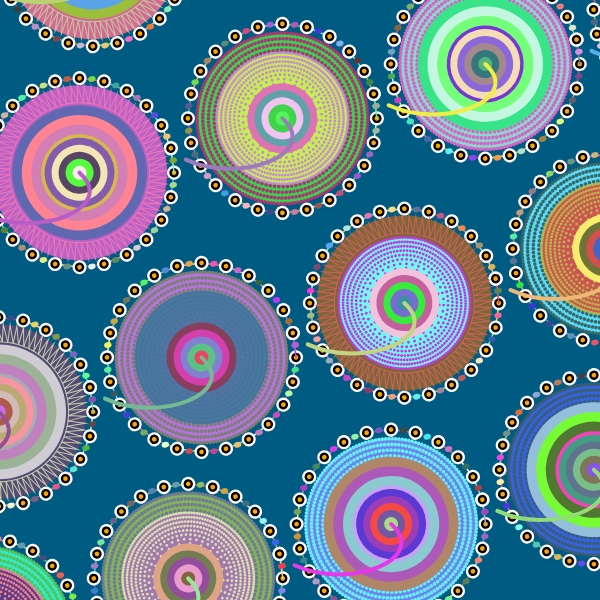
Frame 1 (no input)
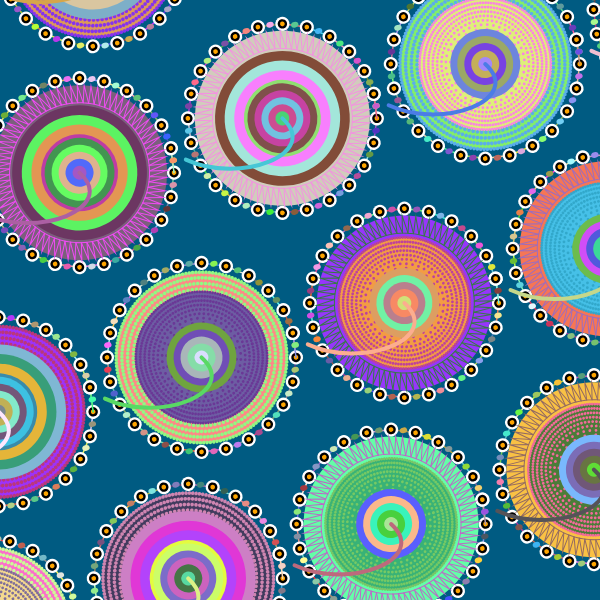
Frame 60 (no input)
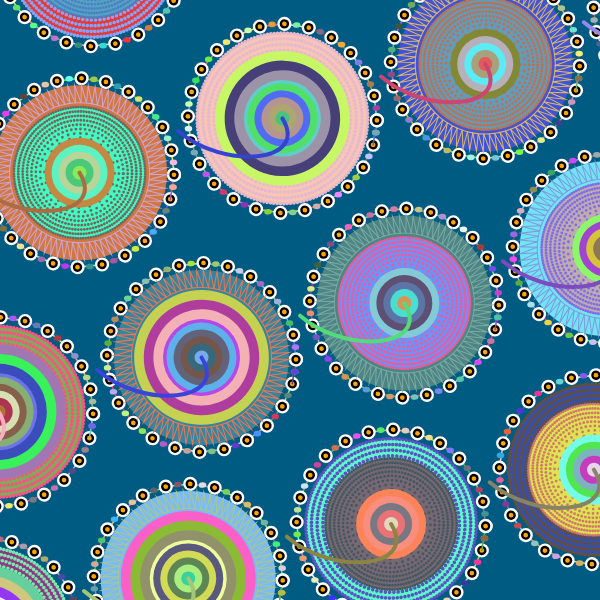
Frame 120 (the mouse pressed at the canvas centre since frame 60)

The p5.js sketch that drew these frames (run headless with seeded random() and noise() and a simulated clock; from frame 60 on, the mouse is pressed at the canvas centre):

// p5.js sketch
// ── sketch.js
let x;
let y;
let rad;
let firstframe = true;

let pos=[];//store the central position of the pattern
let spaceBetween=0;
let isRotate=[];//use an array to record rotate direction of every circle respectively
let isMouseClick=false;//before mouseClick rotation will not happend.

function setup() {
  createCanvas(600, 600);
  background(0, 91, 130);
  rad = 70;
  spaceBetween = rad * 3;
  makeDate();
}

function draw() {
  
  background(0, 91, 130);
  translate(width / 2, height / 2);
  rotate(-PI / 12);
  
  frameRate(20);
  getMouseClickID();
  
  for(let i=0;i<pos.length;i++)
  { 
    drawPattern(pos[i].x, pos[i].y, rad, isRotate[i]);//input the rotetion when drawing the pattern
  }

}

//record the date of every circle
function makeDate()
{
   for (let j = -height; j < height; j += spaceBetween) {
    let offsetX = 0;
    
    // determine if the row odd or even
    if ((j + height) / spaceBetween % 2 == 1) {
      offsetX = rad; //If it's an odd row, move to the right by one radius of a circle.
    }

    for (let i = -width + offsetX; i < width; i += spaceBetween) 
    {
      pos.push(createVector(i, j)); 
      isRotate.push(false);//keep all the circle rotate status anticlockwise
    }
    
  }

}



function getMouseClickID()
{
  if(mouseIsPressed)
  {
    for(let i=0;i<pos.length;i++)
    {
       if(dist(mouseX-width / 2,mouseY-height/2,pos[i].x,pos[i].y) < rad)//if the mouseclick in the range of pos[i], change the direction of rotate.
         isRotate[i]=!isRotate[i]; 
         isMouseClick=true;//if the presses the mouse is pressed the first prerequisite 
       }
    }
  }
 



function drawPattern(centerX, centerY, rad,isRotate) {
  
  push();
  translate(centerX, centerY);
  centerX=0;
  centerY=0;
  /*dafault of isRotate is false, the first click on one of the circle will make this prerequisite true,
   all the circle except the one which is clicked (its isRotate value has been changed in getMouseClickID function)thus begin to anticlockwise rotate*/
  if(isMouseClick){
    if(isRotate)
    {
      rotate(frameCount/20);
      scale(1.2);
    }
    else
    {
     rotate(-frameCount/20); 
    }
  }

  drawOuterRing(centerX, centerY, rad * 1.35);

  let outerLayerChoice = random(1);
  if (outerLayerChoice < 0.5) {
    drawTriangleStripLayer(centerX, centerY, rad * 1.25, 80);
  } else {
    drawDottedLayer(centerX, centerY, rad * 0.65, 8, 20);
  }

  let middleLayerChoice = random(1);
  if (middleLayerChoice < 0.5) {
    drawDottedLayer(centerX, centerY, rad * 0.5, 8, 20);
  } else {
    drawRingLayer(centerX, centerY, rad * 0.55, 4, rad * 0.05);
  }
  drawCore(centerX, centerY, rad);

  drawRandomLine(centerX, centerY, rad * 1.5);
  pop();
}


function getRandomPastelColor() {
  let r = random(50, 255);
  let g = random(50, 255);
  let b = random(50, 255);
  return color(r, g, b);
}


function drawCore(x, y, rad) {
  noStroke(); 
  for (let i = 0; i < 5; i++) {
    let col = getRandomPastelColor();  //use random color
    fill(col);
    let currentRad = rad * (1 - i * 0.2);  // Gradually reduce the radius, starting from the larger ones to avoid overlap.
    ellipse(x, y, currentRad);
  }
}


function drawDottedLayer(x, y, rad, numLayers, dotsPerLayer) {
  let layerOffset = rad / numLayers;  // the distance between every layer
  let angleOffset;
  let dotColor = getRandomPastelColor(); 
  
  // calculate the radius of outerlayer
  let outerLayerRad = rad + (numLayers - 1) * layerOffset;

  fill(getRandomPastelColor());
  ellipse(x, y, outerLayerRad * 2);
  noStroke();
  for (let i = 1; i <= numLayers; i++) {
    let currentRad = rad + (i - 1) * layerOffset;  // radius of current layer
    angleOffset = TWO_PI / (dotsPerLayer * i);  // Angle offset for each point in the current layer.
    let currentDotSize = rad * 0.08;  //Control the size of the dots.
    for (let j = 0; j < TWO_PI; j += angleOffset) {
      let dotX = x + currentRad * cos(j);
      let dotY = y + currentRad * sin(j);
      fill(dotColor);
      ellipse(dotX, dotY, currentDotSize);  
    }
  }
}

//draw ring in middle layer
function drawRingLayer(x, y, rad, numLayers, ringWidth) {
  let layerOffset = rad / numLayers;  // distance between every layer
  
  noStroke();

  for (let i = numLayers; i >= 1; i--) {  //Note the change in loop order here.
    let currentRad = rad + (i - 1) * layerOffset;  //  radius of current layer
    
    fill(getRandomPastelColor()); 
    ellipse(x, y, currentRad * 2, currentRad * 2);  
  }
}

//draw the trangle strip pattern
function drawTriangleStripLayer(x, y, rad, numTriangles) {
  let angleOffset = TWO_PI / numTriangles;  // Angle offset for each triangle.
  
  
  fill(getRandomPastelColor());
  noStroke();
  ellipse(x, y, rad * 2);
  
  let innerRad = rad * 0.8;  // setting the radius of innercircle
  strokeWeight(1);
  stroke(getRandomPastelColor());

  for (let i = 0; i < TWO_PI; i += angleOffset) {
    noFill();
    
    // the centre of the circle
    let centerX = x;
    let centerY = y;
    
    // the first vertex of the trangle, start from the innercircle
    let firstX = centerX + innerRad * cos(i);
    let firstY = centerY + innerRad * sin(i);
    
    // the second vertex of the trangle, extend to outercircle
    let secondX = centerX + rad * cos(i);
    let secondY = centerY + rad * sin(i);
    
    // the third  vertex of the trangle, back to the innercircle
    let thirdX = centerX + innerRad * cos(i + angleOffset);
    let thirdY = centerY + innerRad * sin(i + angleOffset);
    
    beginShape();
    vertex(firstX, firstY);    
    vertex(secondX, secondY);    
    vertex(thirdX, thirdY);      
    endShape(CLOSE);
  }
}


//draw the outerRing surrunding the main circle
function drawOuterRing(centerX, centerY, maxRadius) {
  let angleOffset = radians(15); // setting the interval between every element

  for (let angle = 0; angle < TWO_PI; angle += angleOffset) {
    //draw the shortline between 
    let nextAngle = angle + angleOffset;
    let startX = centerX + maxRadius * cos(angle);
    let startY = centerY + maxRadius * sin(angle);
    let endX = centerX + maxRadius * cos(nextAngle);
    let endY = centerY + maxRadius * sin(nextAngle);
    stroke(getRandomPastelColor());
    strokeWeight(1.5);
    line(startX, startY, endX, endY);
    // draw the circles with white,black and orange
    drawColoredRing(centerX + maxRadius * cos(angle), centerY + maxRadius * sin(angle), maxRadius * 0.05);

    // calculate the position of the ellipse
    let ellipseX = centerX + maxRadius * cos(angle + angleOffset / 2);
    let ellipseY = centerY + maxRadius * sin(angle + angleOffset / 2);
    
    fill(getRandomPastelColor()); 
    noStroke();
    ellipse(ellipseX, ellipseY, maxRadius * 0.08, maxRadius * 0.06); // draw the small ellipses in different color
  }
}

function drawColoredRing(x, y, rad) {
  const colors = ['white', 'black', 'orange'];
  for (let i = 0; i < colors.length; i++) {
    fill(colors[i]);
    noStroke();
    ellipse(x, y, rad * (3 - i), rad * (3 - i));
  }
}

//draw the bezier
function drawRandomLine(x, y, rad) {
  noFill();
  stroke(getRandomPastelColor());
  strokeWeight(4);

  //let angle1 = random(TWO_PI);
  let angle1 = 30/30;
  
  let controlX1 = x + rad * 0.5 * cos(angle1);
  let controlY1 = y + rad * 0.5 * sin(angle1);
  let angle2 = angle1 + 1.4;
  let controlX2 = x + rad * 0.75 * cos(angle2);
  let controlY2 = y + rad * 0.75 * sin(angle2);
  let angle3 =angle2 +0.6;
  let endX = x + rad * cos(angle3);
  let endY = y + rad * sin(angle3);

  bezier(x, y, controlX1, controlY1, controlX2, controlY2, endX, endY);
}
